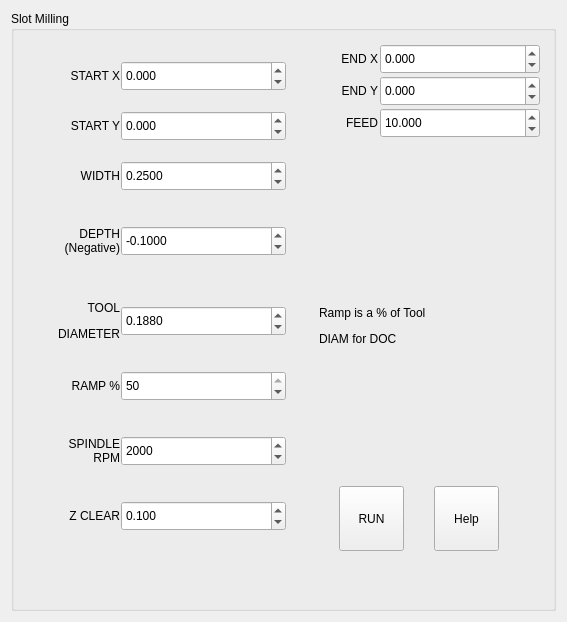
          <widget class="QWidget" name="tab_13">
           <attribute name="title">
            <string>Slot Mill</string>
           </attribute>
           <layout class="QVBoxLayout" name="verticalLayout_25">
            <item>
             <widget class="QGroupBox" name="groupBox_14">
              <property name="minimumSize">
               <size>
                <width>540</width>
                <height>600</height>
               </size>
              </property>
              <property name="title">
               <string>Slot Milling</string>
              </property>
              <layout class="QHBoxLayout" name="horizontalLayout_30">
               <property name="bottomMargin">
                <number>45</number>
               </property>
               <item>
                <layout class="QGridLayout" name="gridLayout_17">
                 <property name="leftMargin">
                  <number>2</number>
                 </property>
                 <property name="topMargin">
                  <number>2</number>
                 </property>
                 <property name="rightMargin">
                  <number>2</number>
                 </property>
                 <property name="bottomMargin">
                  <number>6</number>
                 </property>
                 <property name="spacing">
                  <number>1</number>
                 </property>
                 <item row="1" column="0">
                  <widget class="QLabel" name="label_86">
                   <property name="minimumSize">
                    <size>
                     <width>95</width>
                     <height>30</height>
                    </size>
                   </property>
                   <property name="text">
                    <string>START Y</string>
                   </property>
                   <property name="alignment">
                    <set>Qt::AlignRight|Qt::AlignTrailing|Qt::AlignVCenter</set>
                   </property>
                  </widget>
                 </item>
                 <item row="3" column="0">
                  <widget class="QLabel" name="label_89">
                   <property name="minimumSize">
                    <size>
                     <width>95</width>
                     <height>60</height>
                    </size>
                   </property>
                   <property name="text">
                    <string>DEPTH
(Negative)</string>
                   </property>
                   <property name="alignment">
                    <set>Qt::AlignRight|Qt::AlignTrailing|Qt::AlignVCenter</set>
                   </property>
                  </widget>
                 </item>
                 <item row="2" column="0">
                  <widget class="QLabel" name="label_85">
                   <property name="minimumSize">
                    <size>
                     <width>95</width>
                     <height>30</height>
                    </size>
                   </property>
                   <property name="text">
                    <string>WIDTH</string>
                   </property>
                   <property name="alignment">
                    <set>Qt::AlignRight|Qt::AlignTrailing|Qt::AlignVCenter</set>
                   </property>
                  </widget>
                 </item>
                 <item row="5" column="1">
                  <widget class="QDoubleSpinBox" name="ops_slot_ramp_percent">
                   <property name="minimumSize">
                    <size>
                     <width>165</width>
                     <height>30</height>
                    </size>
                   </property>
                   <property name="toolTip">
                    <string>Percent of Tool Diameter for DEPTH OF CUT / RAMP. Range: 20-50.</string>
                   </property>
                   <property name="toolTipDuration">
                    <number>-1</number>
                   </property>
                   <property name="decimals">
                    <number>0</number>
                   </property>
                   <property name="minimum">
                    <double>20.000000000000000</double>
                   </property>
                   <property name="maximum">
                    <double>50.000000000000000</double>
                   </property>
                   <property name="singleStep">
                    <double>5.000000000000000</double>
                   </property>
                   <property name="value">
                    <double>50.000000000000000</double>
                   </property>
                   <property name="function" stdset="0">
                    <string>set_var</string>
                   </property>
                   <property name="variable" stdset="0">
                    <string>2080</string>
                   </property>
                   <property name="input" stdset="0">
                    <string>number</string>
                   </property>
                  </widget>
                 </item>
                 <item row="1" column="1">
                  <widget class="QDoubleSpinBox" name="ops_slot_y1">
                   <property name="minimumSize">
                    <size>
                     <width>165</width>
                     <height>30</height>
                    </size>
                   </property>
                   <property name="toolTip">
                    <string>Y axis start point for slot.</string>
                   </property>
                   <property name="toolTipDuration">
                    <number>-1</number>
                   </property>
                   <property name="decimals">
                    <number>3</number>
                   </property>
                   <property name="minimum">
                    <double>-999.000000000000000</double>
                   </property>
                   <property name="maximum">
                    <double>999.000000000000000</double>
                   </property>
                   <property name="singleStep">
                    <double>0.001000000000000</double>
                   </property>
                   <property name="value">
                    <double>0.000000000000000</double>
                   </property>
                   <property name="function" stdset="0">
                    <string>set_var</string>
                   </property>
                   <property name="variable" stdset="0">
                    <string>2070</string>
                   </property>
                   <property name="input" stdset="0">
                    <string>number</string>
                   </property>
                  </widget>
                 </item>
                 <item row="5" column="0">
                  <widget class="QLabel" name="label_97">
                   <property name="minimumSize">
                    <size>
                     <width>95</width>
                     <height>30</height>
                    </size>
                   </property>
                   <property name="text">
                    <string>RAMP %</string>
                   </property>
                   <property name="alignment">
                    <set>Qt::AlignRight|Qt::AlignTrailing|Qt::AlignVCenter</set>
                   </property>
                  </widget>
                 </item>
                 <item row="4" column="1">
                  <widget class="QDoubleSpinBox" name="ops_slot_tool_diam">
                   <property name="minimumSize">
                    <size>
                     <width>165</width>
                     <height>30</height>
                    </size>
                   </property>
                   <property name="toolTip">
                    <string>Diameter of the mill cutter. Must be less than the SLOT WIDTH.</string>
                   </property>
                   <property name="toolTipDuration">
                    <number>-1</number>
                   </property>
                   <property name="decimals">
                    <number>4</number>
                   </property>
                   <property name="minimum">
                    <double>0.015600000000000</double>
                   </property>
                   <property name="maximum">
                    <double>0.750000000000000</double>
                   </property>
                   <property name="singleStep">
                    <double>0.001000000000000</double>
                   </property>
                   <property name="value">
                    <double>0.188000000000000</double>
                   </property>
                   <property name="function" stdset="0">
                    <string>set_var</string>
                   </property>
                   <property name="variable" stdset="0">
                    <string>2075</string>
                   </property>
                   <property name="input" stdset="0">
                    <string>number</string>
                   </property>
                  </widget>
                 </item>
                 <item row="6" column="1">
                  <widget class="QDoubleSpinBox" name="ops_slot_speed">
                   <property name="minimumSize">
                    <size>
                     <width>165</width>
                     <height>30</height>
                    </size>
                   </property>
                   <property name="toolTip">
                    <string>Spindle speed for the slot op.</string>
                   </property>
                   <property name="toolTipDuration">
                    <number>-1</number>
                   </property>
                   <property name="decimals">
                    <number>0</number>
                   </property>
                   <property name="minimum">
                    <double>0.000000000000000</double>
                   </property>
                   <property name="maximum">
                    <double>9999.000000000000000</double>
                   </property>
                   <property name="singleStep">
                    <double>0.100000000000000</double>
                   </property>
                   <property name="value">
                    <double>2000.000000000000000</double>
                   </property>
                   <property name="function" stdset="0">
                    <string>set_var</string>
                   </property>
                   <property name="variable" stdset="0">
                    <string>2078</string>
                   </property>
                   <property name="input" stdset="0">
                    <string>number</string>
                   </property>
                  </widget>
                 </item>
                 <item row="0" column="0">
                  <widget class="QLabel" name="label_87">
                   <property name="minimumSize">
                    <size>
                     <width>95</width>
                     <height>30</height>
                    </size>
                   </property>
                   <property name="text">
                    <string>START X</string>
                   </property>
                   <property name="alignment">
                    <set>Qt::AlignRight|Qt::AlignTrailing|Qt::AlignVCenter</set>
                   </property>
                  </widget>
                 </item>
                 <item row="0" column="1">
                  <widget class="QDoubleSpinBox" name="ops_slot_x1">
                   <property name="minimumSize">
                    <size>
                     <width>165</width>
                     <height>30</height>
                    </size>
                   </property>
                   <property name="toolTip">
                    <string>X axis start point for slot.</string>
                   </property>
                   <property name="toolTipDuration">
                    <number>-1</number>
                   </property>
                   <property name="decimals">
                    <number>3</number>
                   </property>
                   <property name="minimum">
                    <double>-999.000000000000000</double>
                   </property>
                   <property name="maximum">
                    <double>999.000000000000000</double>
                   </property>
                   <property name="singleStep">
                    <double>0.001000000000000</double>
                   </property>
                   <property name="value">
                    <double>0.000000000000000</double>
                   </property>
                   <property name="function" stdset="0">
                    <string>set_var</string>
                   </property>
                   <property name="variable" stdset="0">
                    <string>2069</string>
                   </property>
                   <property name="input" stdset="0">
                    <string>number</string>
                   </property>
                  </widget>
                 </item>
                 <item row="6" column="0">
                  <widget class="QLabel" name="label_93">
                   <property name="minimumSize">
                    <size>
                     <width>95</width>
                     <height>60</height>
                    </size>
                   </property>
                   <property name="text">
                    <string>SPINDLE
RPM</string>
                   </property>
                   <property name="alignment">
                    <set>Qt::AlignRight|Qt::AlignTrailing|Qt::AlignVCenter</set>
                   </property>
                  </widget>
                 </item>
                 <item row="3" column="1">
                  <widget class="QDoubleSpinBox" name="ops_slot_depth">
                   <property name="minimumSize">
                    <size>
                     <width>165</width>
                     <height>30</height>
                    </size>
                   </property>
                   <property name="toolTip">
                    <string>Z depth for the slot.</string>
                   </property>
                   <property name="toolTipDuration">
                    <number>-1</number>
                   </property>
                   <property name="decimals">
                    <number>4</number>
                   </property>
                   <property name="minimum">
                    <double>-999.000000000000000</double>
                   </property>
                   <property name="maximum">
                    <double>0.000000000000000</double>
                   </property>
                   <property name="singleStep">
                    <double>0.001000000000000</double>
                   </property>
                   <property name="value">
                    <double>-0.100000000000000</double>
                   </property>
                   <property name="function" stdset="0">
                    <string>set_var</string>
                   </property>
                   <property name="variable" stdset="0">
                    <string>2074</string>
                   </property>
                   <property name="input" stdset="0">
                    <string>number</string>
                   </property>
                  </widget>
                 </item>
                 <item row="4" column="0">
                  <widget class="QLabel" name="label_88">
                   <property name="minimumSize">
                    <size>
                     <width>95</width>
                     <height>60</height>
                    </size>
                   </property>
                   <property name="text">
                    <string>&lt;html&gt;&lt;head/&gt;&lt;body&gt;&lt;p&gt;TOOL&lt;/p&gt;&lt;p&gt;DIAMETER&lt;/p&gt;&lt;/body&gt;&lt;/html&gt;</string>
                   </property>
                   <property name="alignment">
                    <set>Qt::AlignRight|Qt::AlignTrailing|Qt::AlignVCenter</set>
                   </property>
                  </widget>
                 </item>
                 <item row="2" column="1">
                  <widget class="QDoubleSpinBox" name="ops_slot_width">
                   <property name="minimumSize">
                    <size>
                     <width>165</width>
                     <height>30</height>
                    </size>
                   </property>
                   <property name="toolTip">
                    <string>Width of the slot. Must be greater than TOOL DIAM.</string>
                   </property>
                   <property name="toolTipDuration">
                    <number>-1</number>
                   </property>
                   <property name="decimals">
                    <number>4</number>
                   </property>
                   <property name="minimum">
                    <double>0.125000000000000</double>
                   </property>
                   <property name="maximum">
                    <double>0.750000000000000</double>
                   </property>
                   <property name="singleStep">
                    <double>0.001000000000000</double>
                   </property>
                   <property name="value">
                    <double>0.250000000000000</double>
                   </property>
                   <property name="function" stdset="0">
                    <string>set_var</string>
                   </property>
                   <property name="variable" stdset="0">
                    <string>2073</string>
                   </property>
                   <property name="input" stdset="0">
                    <string>number</string>
                   </property>
                  </widget>
                 </item>
                 <item row="7" column="0">
                  <widget class="QLabel" name="label_91">
                   <property name="minimumSize">
                    <size>
                     <width>95</width>
                     <height>30</height>
                    </size>
                   </property>
                   <property name="text">
                    <string>Z CLEAR</string>
                   </property>
                   <property name="alignment">
                    <set>Qt::AlignRight|Qt::AlignTrailing|Qt::AlignVCenter</set>
                   </property>
                  </widget>
                 </item>
                 <item row="7" column="1">
                  <widget class="QDoubleSpinBox" name="ops_z_slot_clear">
                   <property name="minimumSize">
                    <size>
                     <width>165</width>
                     <height>30</height>
                    </size>
                   </property>
                   <property name="toolTip">
                    <string>ZClear above Z0. This becomes the Z start point for the slot.</string>
                   </property>
                   <property name="toolTipDuration">
                    <number>-1</number>
                   </property>
                   <property name="decimals">
                    <number>3</number>
                   </property>
                   <property name="minimum">
                    <double>0.000000000000000</double>
                   </property>
                   <property name="maximum">
                    <double>999.000000000000000</double>
                   </property>
                   <property name="singleStep">
                    <double>0.001000000000000</double>
                   </property>
                   <property name="value">
                    <double>0.100000000000000</double>
                   </property>
                   <property name="function" stdset="0">
                    <string>set_var</string>
                   </property>
                   <property name="variable" stdset="0">
                    <string>2076</string>
                   </property>
                   <property name="input" stdset="0">
                    <string>number</string>
                   </property>
                  </widget>
                 </item>
                </layout>
               </item>
               <item>
                <layout class="QVBoxLayout" name="verticalLayout_24">
                 <property name="leftMargin">
                  <number>2</number>
                 </property>
                 <property name="topMargin">
                  <number>2</number>
                 </property>
                 <property name="rightMargin">
                  <number>2</number>
                 </property>
                 <property name="bottomMargin">
                  <number>2</number>
                 </property>
                 <item>
                  <layout class="QGridLayout" name="gridLayout_18">
                   <property name="leftMargin">
                    <number>2</number>
                   </property>
                   <property name="topMargin">
                    <number>2</number>
                   </property>
                   <property name="rightMargin">
                    <number>2</number>
                   </property>
                   <property name="bottomMargin">
                    <number>2</number>
                   </property>
                   <property name="spacing">
                    <number>2</number>
                   </property>
                   <item row="0" column="0">
                    <widget class="QLabel" name="label_94">
                     <property name="minimumSize">
                      <size>
                       <width>80</width>
                       <height>30</height>
                      </size>
                     </property>
                     <property name="text">
                      <string>END X</string>
                     </property>
                     <property name="alignment">
                      <set>Qt::AlignRight|Qt::AlignTrailing|Qt::AlignVCenter</set>
                     </property>
                    </widget>
                   </item>
                   <item row="1" column="1">
                    <widget class="QDoubleSpinBox" name="ops_slot_y2">
                     <property name="minimumSize">
                      <size>
                       <width>160</width>
                       <height>30</height>
                      </size>
                     </property>
                     <property name="toolTip">
                      <string>Y axis end point for slot.</string>
                     </property>
                     <property name="toolTipDuration">
                      <number>-1</number>
                     </property>
                     <property name="decimals">
                      <number>3</number>
                     </property>
                     <property name="minimum">
                      <double>-999.000000000000000</double>
                     </property>
                     <property name="maximum">
                      <double>999.000000000000000</double>
                     </property>
                     <property name="singleStep">
                      <double>0.001000000000000</double>
                     </property>
                     <property name="value">
                      <double>0.000000000000000</double>
                     </property>
                     <property name="function" stdset="0">
                      <string>set_var</string>
                     </property>
                     <property name="variable" stdset="0">
                      <string>2072</string>
                     </property>
                     <property name="input" stdset="0">
                      <string>number</string>
                     </property>
                    </widget>
                   </item>
                   <item row="1" column="0">
                    <widget class="QLabel" name="label_95">
                     <property name="minimumSize">
                      <size>
                       <width>80</width>
                       <height>30</height>
                      </size>
                     </property>
                     <property name="text">
                      <string> END Y</string>
                     </property>
                     <property name="alignment">
                      <set>Qt::AlignRight|Qt::AlignTrailing|Qt::AlignVCenter</set>
                     </property>
                    </widget>
                   </item>
                   <item row="0" column="1">
                    <widget class="QDoubleSpinBox" name="ops_slot_x2">
                     <property name="minimumSize">
                      <size>
                       <width>160</width>
                       <height>30</height>
                      </size>
                     </property>
                     <property name="toolTip">
                      <string>X axis end point for slot.</string>
                     </property>
                     <property name="toolTipDuration">
                      <number>-1</number>
                     </property>
                     <property name="decimals">
                      <number>3</number>
                     </property>
                     <property name="minimum">
                      <double>-999.000000000000000</double>
                     </property>
                     <property name="maximum">
                      <double>999.000000000000000</double>
                     </property>
                     <property name="singleStep">
                      <double>0.001000000000000</double>
                     </property>
                     <property name="value">
                      <double>0.000000000000000</double>
                     </property>
                     <property name="function" stdset="0">
                      <string>set_var</string>
                     </property>
                     <property name="variable" stdset="0">
                      <string>2071</string>
                     </property>
                     <property name="input" stdset="0">
                      <string>number</string>
                     </property>
                    </widget>
                   </item>
                   <item row="2" column="0">
                    <widget class="QLabel" name="label_90">
                     <property name="minimumSize">
                      <size>
                       <width>80</width>
                       <height>30</height>
                      </size>
                     </property>
                     <property name="text">
                      <string>FEED</string>
                     </property>
                     <property name="alignment">
                      <set>Qt::AlignRight|Qt::AlignTrailing|Qt::AlignVCenter</set>
                     </property>
                    </widget>
                   </item>
                   <item row="2" column="1">
                    <widget class="QDoubleSpinBox" name="ops_slot_feed">
                     <property name="minimumSize">
                      <size>
                       <width>160</width>
                       <height>30</height>
                      </size>
                     </property>
                     <property name="toolTip">
                      <string>Feedrate for the slot op.</string>
                     </property>
                     <property name="toolTipDuration">
                      <number>-1</number>
                     </property>
                     <property name="decimals">
                      <number>3</number>
                     </property>
                     <property name="minimum">
                      <double>0.000000000000000</double>
                     </property>
                     <property name="maximum">
                      <double>999.000000000000000</double>
                     </property>
                     <property name="singleStep">
                      <double>0.001000000000000</double>
                     </property>
                     <property name="value">
                      <double>10.000000000000000</double>
                     </property>
                     <property name="function" stdset="0">
                      <string>set_var</string>
                     </property>
                     <property name="variable" stdset="0">
                      <string>2077</string>
                     </property>
                     <property name="input" stdset="0">
                      <string>number</string>
                     </property>
                    </widget>
                   </item>
                  </layout>
                 </item>
                 <item>
                  <layout class="QGridLayout" name="gridLayout_19">
                   <item row="1" column="0">
                    <widget class="QLabel" name="label_98">
                     <property name="minimumSize">
                      <size>
                       <width>200</width>
                       <height>60</height>
                      </size>
                     </property>
                     <property name="text">
                      <string>&lt;html&gt;&lt;head/&gt;&lt;body&gt;&lt;p&gt;Ramp is a % of Tool&lt;/p&gt;&lt;p&gt;DIAM for DOC&lt;/p&gt;&lt;/body&gt;&lt;/html&gt;</string>
                     </property>
                    </widget>
                   </item>
                   <item row="0" column="0">
                    <spacer name="verticalSpacer_4">
                     <property name="orientation">
                      <enum>Qt::Vertical</enum>
                     </property>
                     <property name="sizeType">
                      <enum>QSizePolicy::Fixed</enum>
                     </property>
                     <property name="sizeHint" stdset="0">
                      <size>
                       <width>20</width>
                       <height>150</height>
                      </size>
                     </property>
                    </spacer>
                   </item>
                   <item row="3" column="0">
                    <layout class="QHBoxLayout" name="horizontalLayout_29">
                     <property name="spacing">
                      <number>20</number>
                     </property>
                     <property name="leftMargin">
                      <number>10</number>
                     </property>
                     <property name="topMargin">
                      <number>2</number>
                     </property>
                     <property name="rightMargin">
                      <number>10</number>
                     </property>
                     <property name="bottomMargin">
                      <number>10</number>
                     </property>
                     <item>
                      <widget class="QPushButton" name="pushButton_5">
                       <property name="minimumSize">
                        <size>
                         <width>65</width>
                         <height>65</height>
                        </size>
                       </property>
                       <property name="maximumSize">
                        <size>
                         <width>65</width>
                         <height>65</height>
                        </size>
                       </property>
                       <property name="text">
                        <string>RUN</string>
                       </property>
                       <property name="function" stdset="0">
                        <string>mdi</string>
                       </property>
                       <property name="command" stdset="0">
                        <string>o&lt;slot_mill&gt; call</string>
                       </property>
                      </widget>
                     </item>
                     <item>
                      <widget class="QPushButton" name="hole_mill_help_2">
                       <property name="minimumSize">
                        <size>
                         <width>65</width>
                         <height>65</height>
                        </size>
                       </property>
                       <property name="maximumSize">
                        <size>
                         <width>65</width>
                         <height>65</height>
                        </size>
                       </property>
                       <property name="text">
                        <string>Help</string>
                       </property>
                       <property name="function" stdset="0">
                        <string>help</string>
                       </property>
                       <property name="file" stdset="0">
                        <string>slot_mill.txt</string>
                       </property>
                       <property name="topic" stdset="0">
                        <string>Slot Milling Help</string>
                       </property>
                       <property name="x_pos" stdset="0">
                        <string>30</string>
                       </property>
                       <property name="y_pos" stdset="0">
                        <string>100</string>
                       </property>
                       <property name="horz_size" stdset="0">
                        <string>540</string>
                       </property>
                       <property name="vert_size" stdset="0">
                        <string>300</string>
                       </property>
                      </widget>
                     </item>
                    </layout>
                   </item>
                   <item row="2" column="0">
                    <spacer name="verticalSpacer_5">
                     <property name="orientation">
                      <enum>Qt::Vertical</enum>
                     </property>
                     <property name="sizeType">
                      <enum>QSizePolicy::MinimumExpanding</enum>
                     </property>
                     <property name="sizeHint" stdset="0">
                      <size>
                       <width>20</width>
                       <height>60</height>
                      </size>
                     </property>
                    </spacer>
                   </item>
                  </layout>
                 </item>
                </layout>
               </item>
              </layout>
             </widget>
            </item>
           </layout>
          </widget>
